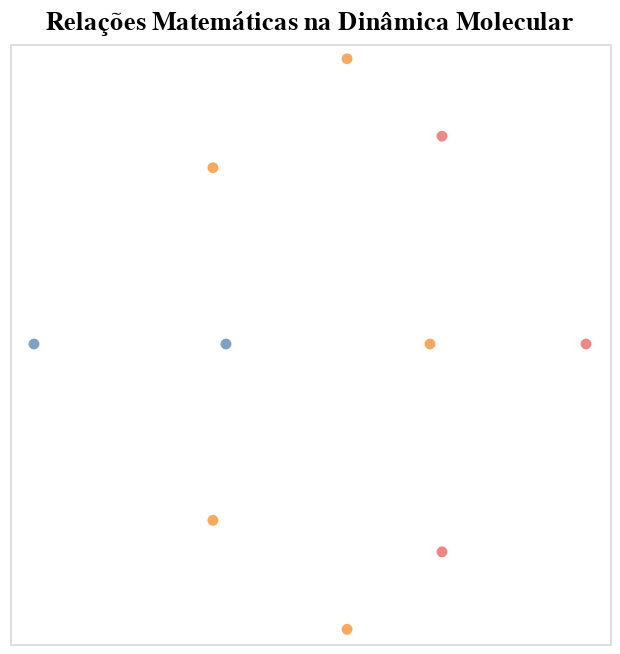

Here is the notebook cell this chart was saved with:
### Code cell
import altair as alt
import pandas as pd
import numpy as np

# Data for the graph
nodes = [
    {"id": "Mecânica Clássica", "group": "Física"},
    {"id": "Mecânica Quântica", "group": "Física"},
    {"id": "Cálculo Diferencial e Integral", "group": "Matemática"},
    {"id": "Álgebra Linear", "group": "Matemática"},
    {"id": "Estatística e Probabilidade", "group": "Matemática"},
    {"id": "Geometria Diferencial", "group": "Matemática"},
    {"id": "Teoria dos Grafos", "group": "Matemática"},
    {"id": "Sim. Monte Carlo", "group": "Métodos"},
    {"id": "Dinâmica Molecular", "group": "Métodos"},
    {"id": "Integração Numérica", "group": "Métodos"},
]

edges = [
    {"source": "Mecânica Clássica", "target": "Cálculo Diferencial e Integral"},
    {"source": "Mecânica Quântica", "target": "Cálculo Diferencial e Integral"},
    {"source": "Cálculo Diferencial e Integral", "target": "Integração Numérica"},
    {"source": "Integração Numérica", "target": "Dinâmica Molecular"},
    {"source": "Álgebra Linear", "target": "Dinâmica Molecular"},
    {"source": "Estatística e Probabilidade", "target": "Sim. Monte Carlo"},
    {"source": "Estatística e Probabilidade", "target": "Dinâmica Molecular"},
    {"source": "Geometria Diferencial", "target": "Dinâmica Molecular"},
    {"source": "Teoria dos Grafos", "target": "Dinâmica Molecular"},
    {"source": "Sim. Monte Carlo", "target": "Dinâmica Molecular", "relationship": "complementar"},
]


# Dicionário para mapear grupos a posições x (definir group_x_positions)
group_x_positions = {
    "Física": -150,
    "Matemática": 0,
    "Métodos": 150
}

# Raios para cada grupo (opcional, para ajustar o espaçamento)
group_radii = {
    "Física": 80,
    "Matemática": 100,
    "Métodos": 80
}

# Calcular posições para nós em um layout circular por grupo
for i, node in enumerate(nodes):
    group = node['group']
    radius = group_radii.get(group, 100)
    angle = (2 * np.pi / group_counts[group]) * sum(1 for n in nodes[:i] if n['group'] == group)
    node['x'] = group_x_positions[group] + radius * np.cos(angle)
    node['y'] = radius * np.sin(angle)


# Create Pandas DataFrames
df_nodes = pd.DataFrame(nodes)
df_edges = pd.DataFrame(edges)

# Create base chart for nodes
base = alt.Chart(df_nodes).mark_circle().encode(
    x=alt.X('x:Q', axis=None),
    y=alt.Y('y:Q', axis=None),
    color=alt.Color('group:N', legend=None),
    tooltip=['id:N', 'group:N']
).properties(
    title='Relações Matemáticas na Dinâmica Molecular'
).interactive()

# Create chart for edges (corrected)
edges_chart = alt.Chart(df_edges).mark_line(point=True).encode(
    x=alt.X('source.x:Q', axis=None),  
    y=alt.Y('source.y:Q', axis=None),  
    x2=alt.X2('target.x:Q'),         
    y2=alt.Y2('target.y:Q'),         
    detail='relationship:N',
    color=alt.condition(
        alt.datum.relationship == 'complementar', alt.value('blue'), alt.value('grey')
    ),
    tooltip=[
        alt.Tooltip("source:N", title="Source"),
        alt.Tooltip("target:N", title="Target"),
        alt.Tooltip("relationship:N", title="Relationship") 
    ]
).transform_lookup( 
    lookup='source',
    from_=alt.LookupData(df_nodes, 'id', ['x', 'y']),
    as_=['source_x', 'source_y']
).transform_lookup(
    lookup='target',
    from_=alt.LookupData(df_nodes, 'id', ['x', 'y']),
    as_=['target_x', 'target_y']
)

# Combine and display chart
chart = alt.layer(base, edges_chart)

chart.save('grafo_camadas_relacoes_dinamica_molecular.json')

# Display the chart
chart

### Figure 1 — Vega-Lite specification as saved in the notebook (floating-point values rounded to 4 significant figures)
{"config": {"view": {"continuousWidth": 300, "continuousHeight": 300}}, "layer": [{"data": {"name": "data-6f4b747c7420cae10db1cc7f858bf810"}, "mark": {"type": "circle"}, "encoding": {"color": {"field": "group", "legend": null, "type": "nominal"}, "tooltip": [{"field": "id", "type": "nominal"}, {"field": "group", "type": "nominal"}], "x": {"axis": null, "field": "x", "type": "quantitative"}, "y": {"axis": null, "field": "y", "type": "quantitative"}}, "name": "view_4", "title": "Relações Matemáticas na Dinâmica Molecular"}, {"data": {"name": "data-10cf5f6e42bb84c4c07a93dc598c95ef"}, "mark": {"type": "line", "point": true}, "encoding": {"color": {"condition": {"test": "(datum.relationship === 'complementar')", "value": "blue"}, "value": "grey"}, "detail": {"field": "relationship", "type": "nominal"}, "tooltip": [{"field": "source", "title": "Source", "type": "nominal"}, {"field": "target", "title": "Target", "type": "nominal"}, {"field": "relationship", "title": "Relationship", "type": "nominal"}], "x": {"axis": null, "field": "source.x", "type": "quantitative"}, "x2": {"field": "target.x"}, "y": {"axis": null, "field": "source.y", "type": "quantitative"}, "y2": {"field": "target.y"}}, "transform": [{"lookup": "source", "as": ["source_x", "source_y"], "from": {"data": {"name": "data-6f4b747c7420cae10db1cc7f858bf810"}, "key": "id", "fields": ["x", "y"]}}, {"lookup": "target", "as": ["target_x", "target_y"], "from": {"data": {"name": "data-6f4b747c7420cae10db1cc7f858bf810"}, "key": "id", "fields": ["x", "y"]}}]}], "params": [{"name": "param_4", "select": {"type": "interval", "encodings": ["x", "y"]}, "bind": "scales", "views": ["view_4"]}], "$schema": "https://vega.github.io/schema/vega-lite/v5.17.0.json", "datasets": {"data-6f4b747c7420cae10db1cc7f858bf810": [{"id": "Mecânica Clássica", "group": "Física", "x": -70.0, "y": 0.0}, {"id": "Mecânica Quântica", "group": "Física", "x": -230.0, "y": 9.797e-15}, {"id": "Cálculo Diferencial e Integral", "group": "Matemática", "x": 100.0, "y": 0.0}, {"id": "Álgebra Linear", "group": "Matemática", "x": 30.9, "y": 95.11}, {"id": "Estatística e Probabilidade", "group": "Matemática", "x": -80.9, "y": 58.78}, {"id": "Geometria Diferencial", "group": "Matemática", "x": -80.9, "y": -58.78}, {"id": "Teoria dos Grafos", "group": "Matemática", "x": 30.9, "y": -95.11}, {"id": "Sim. Monte Carlo", "group": "Métodos", "x": 230.0, "y": 0.0}, {"id": "Dinâmica Molecular", "group": "Métodos", "x": 110.0, "y": 69.28}, {"id": "Integração Numérica", "group": "Métodos", "x": 110.0, "y": -69.28}], "data-10cf5f6e42bb84c4c07a93dc598c95ef": [{"source": "Mecânica Clássica", "target": "Cálculo Diferencial e Integral", "relationship": null}, {"source": "Mecânica Quântica", "target": "Cálculo Diferencial e Integral", "relationship": null}, {"source": "Cálculo Diferencial e Integral", "target": "Integração Numérica", "relationship": null}, {"source": "Integração Numérica", "target": "Dinâmica Molecular", "relationship": null}, {"source": "Álgebra Linear", "target": "Dinâmica Molecular", "relationship": null}, {"source": "Estatística e Probabilidade", "target": "Sim. Monte Carlo", "relationship": null}, {"source": "Estatística e Probabilidade", "target": "Dinâmica Molecular", "relationship": null}, {"source": "Geometria Diferencial", "target": "Dinâmica Molecular", "relationship": null}, {"source": "Teoria dos Grafos", "target": "Dinâmica Molecular", "relationship": null}, {"source": "Sim. Monte Carlo", "target": "Dinâmica Molecular", "relationship": "complementar"}]}}
